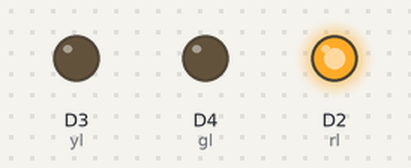
Recording of a sketch running on a simulated ESP8266 (NodeMCU). Shown: output pins drawn as LEDs (lit = HIGH).

Above: at 0.05 s.
At 0.75 s:
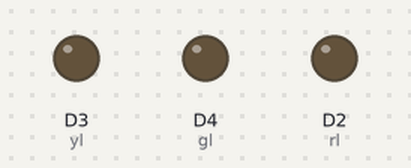
At 1.45 s:
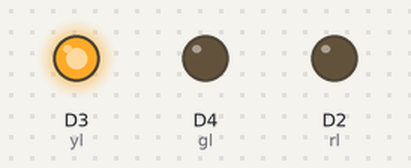
At 2.85 s:
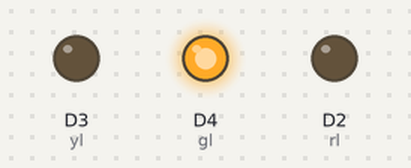
Timing chart, 0 to 3.1 s (numbered marks = the images above):
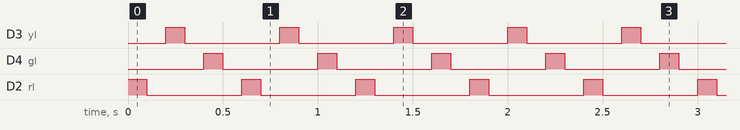

Measured:
- by itself, D3 (yl), D4 (gl), D2 (rl): alternates HIGH for 0.10 s and LOW for 0.50 s

The sketch:

blink_LED.ino
```cpp
int gl = D4;
int yl = D3;
int rl = D2;

int digitalwrite = 100;
void setup() {
  // put your setup code here, to run once:

  pinMode(gl,OUTPUT);
  pinMode(yl,OUTPUT);
  pinMode(rl,OUTPUT);

}

void loop() {
  // put your main code here, to run repeatedly:
  digitalWrite(rl,HIGH);
  delay(digitalwrite);
   digitalWrite(rl,LOW);
  delay(digitalwrite);

 digitalWrite(yl,HIGH);
  delay(digitalwrite);
   digitalWrite(yl,LOW);
  delay(digitalwrite);

   digitalWrite(gl,HIGH);
  delay(digitalwrite);
   digitalWrite(gl,LOW);
  delay(digitalwrite);
}
```
